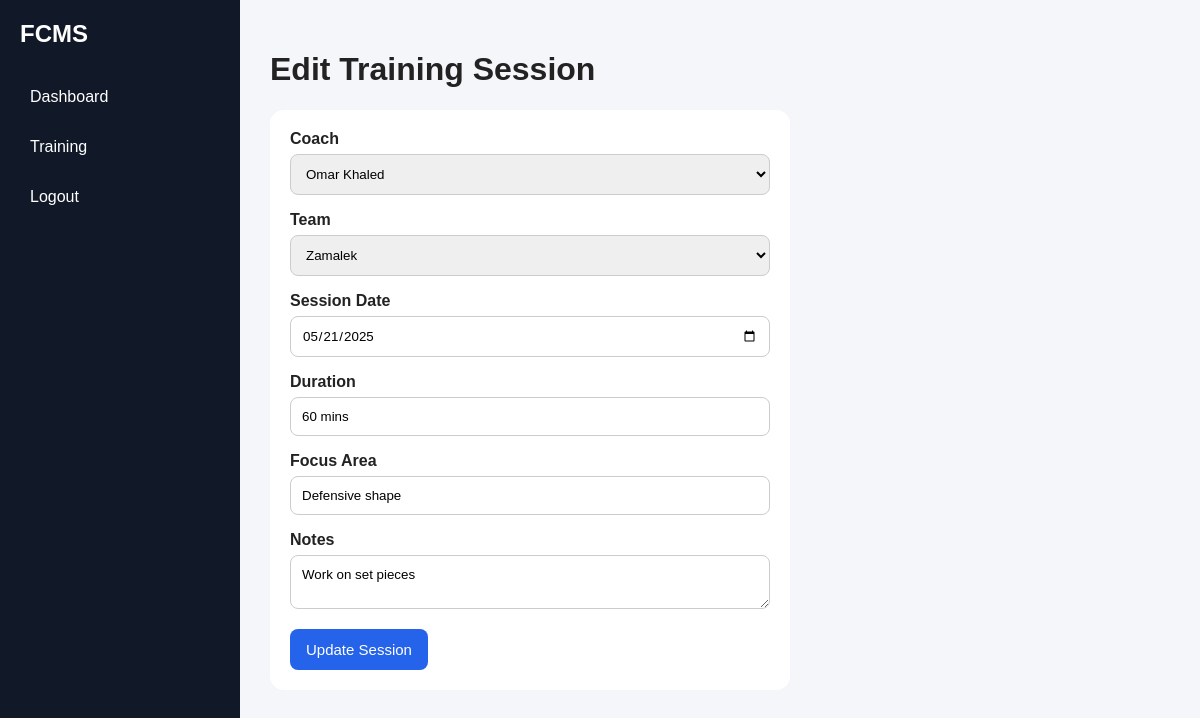
Page /public/index.php?page=training&action=edit&id=2 (signed in) on the committed database.
### tables this page shows
CREATE TABLE `training_sessions` (
  `sessionId` int(11) NOT NULL,
  `coachId` int(11) DEFAULT NULL,
  `teamId` int(11) DEFAULT NULL,
  `sessionDate` date NOT NULL,
  `duration` varchar(50) DEFAULT NULL,
  `focusArea` varchar(100) DEFAULT NULL,
  `notes` text DEFAULT NULL
);

CREATE TABLE `coaches` (
  `coachId` int(11) NOT NULL,
  `userId` int(11) DEFAULT NULL,
  `teamId` int(11) DEFAULT NULL,
  `name` varchar(100) NOT NULL,
  `age` int(11) DEFAULT NULL,
  `phone` varchar(20) DEFAULT NULL,
  `specialization` varchar(100) DEFAULT NULL
);

CREATE TABLE `teams` (
  `teamId` int(11) NOT NULL,
  `teamName` varchar(100) NOT NULL,
  `category` varchar(50) DEFAULT NULL
);

### app/controllers/TrainingController.php (called while the page is built, shortened)
<?php
require_once __DIR__ . '/../models/TrainingSession.php';
class TrainingController extends Controller
{
    private $trainingModel;
    public function __construct()
    {
        $this->trainingModel = new TrainingSession();
    }
    public function edit()
    {
        $sessionId = (int) ($_GET['id'] ?? 0);
        $session = $this->trainingModel->getSessionById($sessionId);
        $coaches = $this->trainingModel->getCoaches();
        $teams = $this->trainingModel->getTeams();
        $this->view('training/edit', [
            'session' => $session,
            'coaches' => $coaches,
            'teams' => $teams
        ]);
    }
}

### app/core/Database.php (called while the page is built, shortened)
<?php
class Database
{
    private static $instance = null;
    private $connection;
    private function __construct()
    {
        $this->connection = new mysqli(DB_HOST, DB_USER, DB_PASS, DB_NAME);
        $this->connection->set_charset('utf8mb4');
    }
    public static function getInstance()
    {
        if (self::$instance === null) {
            self::$instance = new Database();
        }
        return self::$instance;
    }
    public function getConnection()
    {
        return $this->connection;
    }
}

### app/core/Model.php (called while the page is built, shortened)
<?php
require_once __DIR__ . '/Database.php';
class Model
{
    public function __construct()
    {
        $this->db = Database::getInstance()->getConnection();
    }
}

### app/models/TrainingSession.php (called while the page is built, shortened)
<?php
require_once __DIR__ . '/../core/Model.php';
class TrainingSession extends Model
{
    public function getSessionById($sessionId)
    {
        $sql = "SELECT * FROM training_sessions WHERE sessionId = ? LIMIT 1";
        $stmt = $this->db->prepare($sql);
        $stmt->bind_param('i', $sessionId);
        $stmt->execute();
        return $stmt->get_result()->fetch_assoc();
    }
    public function getCoaches()
    {
        $sql = "SELECT coachId, name FROM coaches ORDER BY name ASC";
        $result = $this->db->query($sql);
        return $result;
    }
    public function getTeams()
    {
        $sql = "SELECT teamId, teamName FROM teams ORDER BY teamName ASC";
        $result = $this->db->query($sql);
        return $result;
    }
}

### app/views/training/edit.php (the view, shortened to what this page needs)
<!DOCTYPE html>
<html lang="en">
<head>
    <link rel="stylesheet" href="<?php echo BASE_URL; ?>css/style.css">
</head>
<body>
<div class="layout">
    <aside class="sidebar">
        <h2>FCMS</h2>
        <ul>
            <li><a href="<?php echo BASE_URL; ?>index.php?page=dashboard">Dashboard</a></li>
            <li><a href="<?php echo BASE_URL; ?>index.php?page=training">Training</a></li>
            <li><a href="<?php echo BASE_URL; ?>index.php?page=logout">Logout</a></li>
        </ul>
    </aside>
    <main class="content">
        <h1>Edit Training Session</h1>
        <form method="POST" action="<?php echo BASE_URL; ?>index.php?page=training&action=update" class="form-box">
            <div class="form-group">
                <label>Coach</label>
                <select name="coachId" required>
                    <?php while ($coach = $coaches->fetch_assoc()): ?>
                        <option value="<?php echo $coach['coachId']; ?>"
                            <?php echo $session['coachId'] == $coach['coachId'] ? 'selected' : ''; ?>>
                            <?php echo htmlspecialchars($coach['name']); ?>
                        </option>
                    <?php endwhile; ?>
                </select>
            </div>
            <div class="form-group">
                <label>Team</label>
                <select name="teamId" required>
                    <?php while ($team = $teams->fetch_assoc()): ?>
                        <option value="<?php echo $team['teamId']; ?>"
                            <?php echo $session['teamId'] == $team['teamId'] ? 'selected' : ''; ?>>
                            <?php echo htmlspecialchars($team['teamName']); ?>
                        </option>
                    <?php endwhile; ?>
                </select>
            </div>
            <div class="form-group">
                <label>Session Date</label>
                <input type="date" name="sessionDate" value="<?php echo htmlspecialchars($session['sessionDate']); ?>" required>
            </div>
            <div class="form-group">
                <label>Duration</label>
                <input type="text" name="duration" value="<?php echo htmlspecialchars($session['duration']); ?>" required>
            </div>
            <div class="form-group">
                <label>Focus Area</label>
                <input type="text" name="focusArea" value="<?php echo htmlspecialchars($session['focusArea']); ?>" required>
            </div>
            <div class="form-group">
                <label>Notes</label>
                <textarea name="notes"><?php echo htmlspecialchars($session['notes']); ?></textarea>
            </div>
            <button type="submit" class="btn-primary">Update Session</button>
        </form>
    </main>
</div>
</body>
</html>

### public/css/style.css (style rules this page uses)
* { box-sizing: border-box; font-family: Arial, sans-serif; }
body { margin: 0; background: #f4f6f9; color: #222; }
.form-group { margin-bottom: 16px; }
label { display: block; margin-bottom: 6px; font-weight: bold; }
input, select, textarea { width: 100%; padding: 11px; border: 1px solid #ccc; border-radius: 8px; }
.btn-primary, .btn-secondary { display: inline-block; border: none; color: white; padding: 12px 16px; border-radius: 8px; cursor: pointer; font-size: 15px; text-decoration: none; }
.btn-primary { background: #2563eb; }
.layout { display: flex; min-height: 100vh; }
.sidebar { width: 240px; background: #111827; color: white; padding: 20px; flex-shrink: 0; }
.sidebar h2 { margin-top: 0; margin-bottom: 30px; }
.sidebar ul { padding: 0; list-style: none; }
.sidebar li { margin-bottom: 12px; }
.sidebar a { color: white; text-decoration: none; display: block; padding: 10px; border-radius: 8px; }
.content { flex: 1; padding: 30px; }
.form-box { background: white; padding: 20px; border-radius: 14px; max-width: 520px; }

### rows in the picture
training_sessions: coachId "Omar Khaled", teamId "Zamalek", sessionDate "05/21/2025", duration "60 mins", focusArea "Defensive shape", notes "Work on set pieces"
